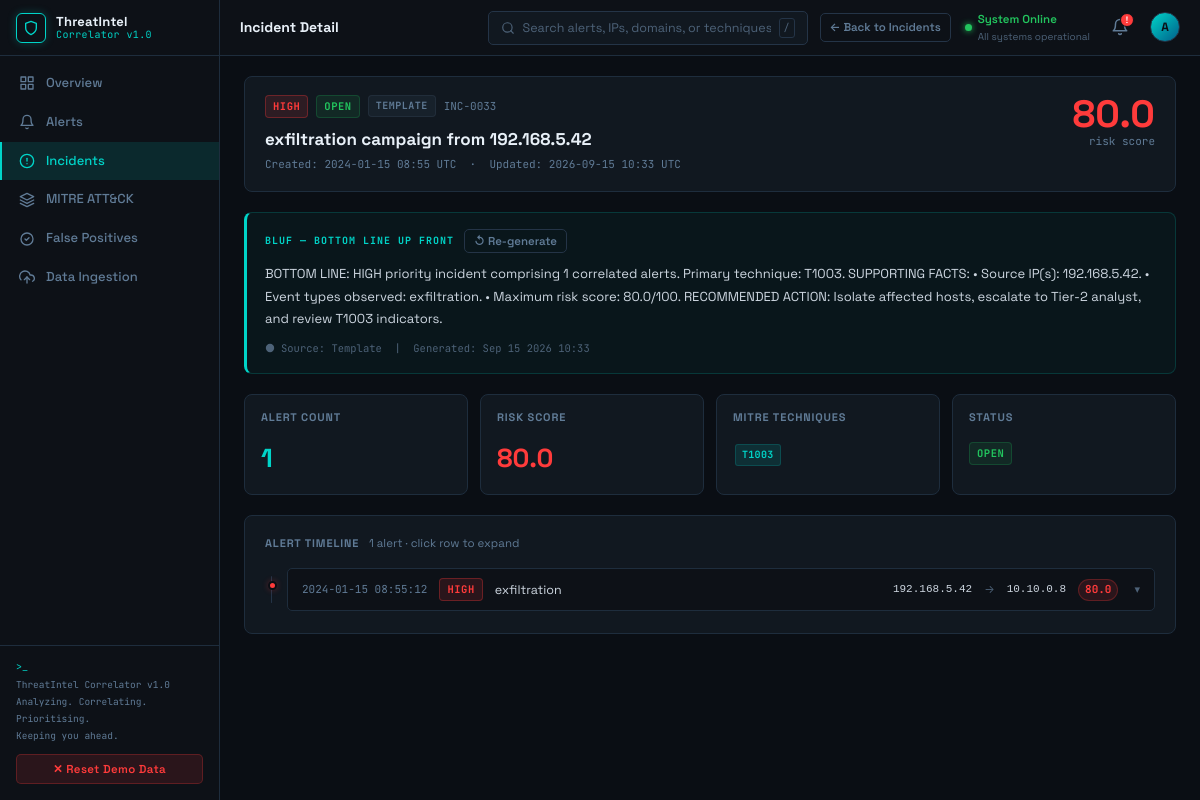
The page /incidents/33 on the database its author committed.
### app/models/incident.py (models this page shows, shortened)
class Incident(db.Model):
    __tablename__ = "incidents"
    id = db.Column(db.Integer, primary_key=True)
    title = db.Column(db.Text, nullable=True)
    priority = db.Column(db.Text, nullable=True)          # HIGH / MEDIUM / LOW
    risk_score = db.Column(db.Float, nullable=True)
    alert_count = db.Column(db.Integer, default=0)
    mitre_techniques = db.Column(db.Text, nullable=True)  # comma-separated IDs
    bluf_summary = db.Column(db.Text, nullable=True)
    bluf_source = db.Column(db.Text, nullable=True)       # "watsonx" or "template"
    status = db.Column(db.Text, default="open")           # open / investigating / closed
    created_at = db.Column(db.DateTime, default=lambda: datetime.now(timezone.utc))
    updated_at = db.Column(
        db.DateTime,
        default=lambda: datetime.now(timezone.utc),
        onupdate=lambda: datetime.now(timezone.utc),
    )
    alerts = db.relationship(
        "Alert",
        secondary="alert_incidents",
        back_populates="incidents",
        lazy="dynamic",
    )

### app/models/alert.py (models this page shows, shortened)
class Alert(db.Model):
    __tablename__ = "alerts"
    id = db.Column(db.Integer, primary_key=True)
    external_id = db.Column(db.Text, nullable=True)
    source_feed = db.Column(db.Text, nullable=True)
    timestamp = db.Column(db.DateTime, nullable=True)
    source_ip = db.Column(db.Text, nullable=True)
    dest_ip = db.Column(db.Text, nullable=True)
    event_type = db.Column(db.Text, nullable=True)
    severity_raw = db.Column(db.Text, nullable=True)
    description = db.Column(db.Text, nullable=True)
    risk_score = db.Column(db.Float, nullable=True)
    priority = db.Column(db.Text, nullable=True)          # HIGH / MEDIUM / LOW
    is_false_positive = db.Column(db.Boolean, default=False)
    fp_reason = db.Column(db.Text, nullable=True)
    mitre_technique_id = db.Column(db.Text, nullable=True)
    mitre_technique_name = db.Column(db.Text, nullable=True)
    raw_data = db.Column(db.JSON, nullable=True)
    score_breakdown = db.Column(db.JSON, nullable=True)
    created_at = db.Column(db.DateTime, default=lambda: datetime.now(timezone.utc))
    incidents = db.relationship(
        "Incident",
        secondary="alert_incidents",
        back_populates="alerts",
        lazy="dynamic",
    )

### app/routes/dashboard.py (the view)
@dashboard_bp.route("/incidents/<int:incident_id>")
def incident_detail(incident_id):
    incident = db.session.get(Incident, incident_id)
    if incident is None:
        abort(404)
    constituent_alerts = sorted(
        list(incident.alerts), key=lambda a: (a.timestamp or a.created_at or 0)
    )
    return render_template(
        "dashboard/incident_detail.html",
        incident=incident,
        constituent_alerts=constituent_alerts,
    )

### app/templates/dashboard/incident_detail.html (shortened to what this page needs)
{% extends "base.html" %}
{% block page_title %}Incident Detail{% endblock %}
{% block topbar_actions %}
  <a href="{{ url_for('dashboard.incidents') }}" class="btn btn-secondary btn-sm">← Back to Incidents</a>
{% endblock %}
{% block content %}
{% set p = (incident.priority or 'UNKNOWN')|upper %}
{% set status = incident.status or 'open' %}
<div class="card mb-5">
  <div style="display:flex;align-items:flex-start;gap:16px;flex-wrap:wrap">
    <div style="flex:1;min-width:0">
      <div style="display:flex;align-items:center;gap:8px;margin-bottom:10px;flex-wrap:wrap">
        <span class="badge badge-{{ p|lower }}">{{ p }}</span>
        <span class="badge badge-{{ 'invest' if status == 'investigating' else status }}">{{ status }}</span>
        {% if incident.bluf_source == 'watsonx' %}
          <span class="badge badge-watsonx">✦ watsonx AI</span>
        {% else %}
          <span class="badge badge-template">Template</span>
        {% endif %}
        <span class="font-mono" style="color:var(--muted2);font-size:11px">INC-{{ '%04d' | format(incident.id) }}</span>
      </div>
      <h1 style="font-size:17px;font-weight:700;color:var(--text-bright);line-height:1.3;margin-bottom:6px">
        {{ incident.title or 'Untitled Incident' }}
      </h1>
      <div class="font-mono" style="color:var(--muted2);font-size:11px">
        Created: {{ incident.created_at.strftime('%Y-%m-%d %H:%M UTC') if incident.created_at else '—' }}
        &nbsp;·&nbsp;
        Updated: {{ incident.updated_at.strftime('%Y-%m-%d %H:%M UTC') if incident.updated_at else '—' }}
      </div>
    </div>
    <div style="text-align:right;flex-shrink:0">
      <div style="font-size:38px;font-weight:900;color:var(--{{ 'high' if (incident.risk_score or 0) >= 70 else ('medium' if (incident.risk_score or 0) >= 40 else 'low') }});line-height:1;font-family:var(--font-ui)">
        {{ (incident.risk_score or 0)|round(1) }}
      </div>
      <div class="font-mono" style="color:var(--muted2);font-size:11px">risk score</div>
    </div>
  </div>
</div>
<div class="bluf-box mb-5" id="bluf-box">
  <div class="bluf-header">
    <span class="bluf-label">BLUF — Bottom Line Up Front</span>
    <button class="btn btn-secondary btn-sm" id="btn-regen-bluf" data-incident-id="{{ incident.id }}">
      ↺ Re-generate
    </button>
  </div>
  <div class="bluf-text" id="bluf-text">
    {% if incident.bluf_summary %}
      {{ incident.bluf_summary }}
    {% else %}
      <span class="text-muted">No BLUF generated yet. Click "Re-generate" to create one.</span>
    {% endif %}
  </div>
  <div class="bluf-attribution">
    {% if incident.bluf_source == 'watsonx' %}
      <svg width="10" height="10" viewBox="0 0 24 24" fill="var(--cyan)"><circle cx="12" cy="12" r="10"/></svg>
      Source: AI (watsonx)
    {% else %}
      <svg width="10" height="10" viewBox="0 0 24 24" fill="var(--muted)"><circle cx="12" cy="12" r="10"/></svg>
      Source: Template
    {% endif %}
    &nbsp;|&nbsp; Generated: {{ incident.updated_at.strftime('%b %d %Y %H:%M') if incident.updated_at else '—' }}
  </div>
</div>
<div style="display:grid;grid-template-columns:repeat(auto-fit,minmax(140px,1fr));gap:12px;margin-bottom:20px">
  <div class="card" style="padding:14px 16px">
    <div class="card-title">Alert Count</div>
    <div style="font-size:26px;font-weight:800;color:var(--cyan)">{{ incident.alert_count or 0 }}</div>
  </div>
  <div class="card" style="padding:14px 16px">
    <div class="card-title">Risk Score</div>
    <div style="font-size:26px;font-weight:800;color:var(--{{ 'high' if (incident.risk_score or 0) >= 70 else ('medium' if (incident.risk_score or 0) >= 40 else 'low') }})">
      {{ (incident.risk_score or 0)|round(1) }}
    </div>
  </div>
  <div class="card" style="padding:14px 16px">
    <div class="card-title">MITRE Techniques</div>
    <div style="padding-top:4px">
      {% if incident.mitre_techniques %}
        {% for tech in incident.mitre_techniques.split(',') %}
          {% set t = tech.strip() %}{% if t %}
          <span class="tag" style="margin:2px">{{ t }}</span>
          {% endif %}
        {% endfor %}
      {% else %}
        <span class="text-muted">None mapped</span>
      {% endif %}
    </div>
  </div>
  <div class="card" style="padding:14px 16px">
    <div class="card-title">Status</div>
    <div style="padding-top:4px">
      <span class="badge badge-{{ 'invest' if status == 'investigating' else status }}">{{ status }}</span>
    </div>
  </div>
</div>
<div class="card">
  <div class="card-title" style="margin-bottom:16px">
    Alert Timeline
    <span style="font-weight:400;color:var(--muted2);text-transform:none;letter-spacing:0;font-size:11.5px;margin-left:6px;font-family:var(--font-ui)">
      {{ constituent_alerts | length }} alert{{ 's' if constituent_alerts | length != 1 }} · click row to expand
    </span>
  </div>
  {% if constituent_alerts %}
  <div class="timeline">
    {% for alert in constituent_alerts %}
    {% set ap = (alert.priority or 'UNKNOWN')|upper %}
    <div class="timeline-item">
      <div class="timeline-dot {{ ap|lower }}"></div>
      <div style="background:var(--bg2);border:1px solid var(--border);border-radius:var(--radius-sm);margin-bottom:4px;overflow:hidden">
        <div class="row-clickable" data-target="tl-detail-{{ alert.id }}"
             style="display:flex;align-items:center;gap:12px;padding:9px 14px;cursor:pointer"
             onclick="toggleTimelineDetail('tl-detail-{{ alert.id }}')">
          <span class="font-mono" style="color:var(--muted2);white-space:nowrap;font-size:11px">
            {{ alert.timestamp.strftime('%Y-%m-%d %H:%M:%S') if alert.timestamp else '—' }}
          </span>
          <span class="badge badge-{{ ap|lower }}">{{ ap }}</span>
          <span style="flex:1;font-size:12.5px;color:var(--text)">{{ alert.event_type or '—' }}</span>
          <code style="font-size:11px">{{ alert.source_ip or '—' }}</code>
          <span class="text-muted" style="font-size:11px">→</span>
          <code style="font-size:11px">{{ alert.dest_ip or '—' }}</code>
          <span class="score-badge score-{{ 'high' if (alert.risk_score or 0) >= 70 else ('medium' if (alert.risk_score or 0) >= 40 else 'low') }}" style="font-size:11px">
            {{ (alert.risk_score or 0)|round(1) }}
          </span>
          <span class="text-muted" style="font-size:11px;margin-left:4px">▾</span>
        </div>
      </div>
    </div>
    {% endfor %}
  </div>
  {% else %}
  <p class="text-muted">No constituent alerts found.</p>
  {% endif %}
</div>
{% endblock %}

### app/static/css/main.css (style rules this page uses)
*, *::before, *::after { box-sizing: border-box; margin: 0; padding: 0; }
:root { --bg: #0a0e14; --bg2: #0d1117; --sidebar-bg: #0d1117; --card-bg: #111820; --card-bg2: #0f1621; --border: #1e2d3d; --border2: #243447; --text: #cdd6e0; --text-bright: #e8f0f8; --muted: #4d6278; --muted2: #607b96; --cyan: #00d4c8; --cyan-dim: rgba(0,212,200,0.12); --cyan-glow: rgba(0,212,200,0.25); --high: #ff3b3b; --high-dim: rgba(255,59,59,0.12); --high-glow: rgba(255,59,59,0.3); --medium: #f59e0b; --medium-dim: rgba(245,158,11,0.12); --low: #22c55e; --low-dim: rgba(34,197,94,0.10); --blue: #3b82f6; --blue-dim: rgba(59,130,246,0.12); --sidebar-w: 220px; --topbar-h: 56px; --radius: 8px; --radius-sm: 5px; --radius-lg: 12px; --transition: 0.15s ease; --font-mono: 'JetBrains Mono', 'Courier New', monospace; --font-ui: 'Space Grotesk', system-ui, -apple-system, sans-serif; }
html, body { height: 100%; background: var(--bg); color: var(--text); font-family: var(--font-ui); font-size: 13.5px; line-height: 1.6; }
a { color: var(--cyan); text-decoration: none; }
.card { background: var(--card-bg); border: 1px solid var(--border); border-radius: var(--radius); padding: 18px 20px; }
.card-title { font-size: 11px; font-weight: 700; letter-spacing: 0.08em; text-transform: uppercase; color: var(--muted2); margin-bottom: 12px; }
.badge { display: inline-block; padding: 2px 7px; border-radius: 4px; font-size: 10.5px; font-weight: 700; letter-spacing: 0.05em; text-transform: uppercase; font-family: var(--font-mono); }
.badge-high { background: var(--high-dim); color: var(--high); border: 1px solid rgba(255,59,59,0.3); }
.badge-open { background: var(--low-dim); color: var(--low); border: 1px solid rgba(34,197,94,0.2); }
.badge-template { background: rgba(77,98,120,0.12); color: var(--muted2); border: 1px solid rgba(77,98,120,0.2); font-size: 10px; }
.score-badge { display: inline-flex; align-items: center; justify-content: center; min-width: 38px; height: 22px; border-radius: 11px; font-size: 11px; font-weight: 700; font-family: var(--font-mono); padding: 0 6px; }
.score-high { background: var(--high-dim); color: var(--high); border: 1px solid rgba(255,59,59,0.25); }
.btn { display: inline-flex; align-items: center; gap: 5px; padding: 6px 13px; border-radius: var(--radius-sm); font-size: 12.5px; font-weight: 600; cursor: pointer; border: 1px solid transparent; transition: all var(--transition); text-decoration: none !important; font-family: var(--font-ui); }
.btn-secondary { background: transparent; color: var(--muted2); border-color: var(--border2); }
.btn-sm { padding: 4px 9px; font-size: 11.5px; }
.tag { display: inline-block; padding: 2px 6px; background: var(--cyan-dim); border: 1px solid rgba(0,212,200,0.18); border-radius: 3px; font-size: 10px; font-weight: 700; color: var(--cyan); letter-spacing: 0.03em; font-family: var(--font-mono); cursor: pointer; transition: background var(--transition); }
.bluf-box { background: rgba(0,212,200,0.04); border: 1px solid rgba(0,212,200,0.18); border-left: 3px solid var(--cyan); border-radius: var(--radius); padding: 16px 18px; margin-bottom: 18px; }
.bluf-header { display: flex; align-items: center; gap: 10px; margin-bottom: 10px; flex-wrap: wrap; }
.bluf-label { font-size: 10px; font-weight: 700; letter-spacing: 0.1em; text-transform: uppercase; color: var(--cyan); font-family: var(--font-mono); }
.bluf-text { font-size: 13px; line-height: 1.7; color: var(--text); }
.bluf-attribution { margin-top: 10px; font-size: 10.5px; color: var(--muted); font-family: var(--font-mono); display: flex; align-items: center; gap: 6px; }
.timeline { position: relative; padding-left: 22px; }
.timeline::before { content: ''; position: absolute; left: 6px; top: 8px; bottom: 8px; width: 1px; background: var(--border2); border-radius: 1px; }
.timeline-item { position: relative; margin-bottom: 4px; }
.timeline-dot { position: absolute; left: -19px; top: 13px; width: 9px; height: 9px; border-radius: 50%; background: var(--border2); border: 2px solid var(--bg); }
.timeline-dot.high { background: var(--high); box-shadow: 0 0 6px var(--high-glow); }
.mb-5 { margin-bottom: 20px; }
.text-muted { color: var(--muted); }
.font-mono { font-family: var(--font-mono); font-size: 12px; }

### rows shown on the page
Incident: status "OPEN", id "0033", title "exfiltration campaign from 192.168.5.42", created_at "2024-01-15 08:55 UTC", updated_at "2026-09-15 10:33 UTC", risk_score "80.0", bluf_summary "BOTTOM LINE: HIGH priority incident comprising 1 correlated alerts. Primary technique: T1003. SUPPORTING FACTS: • Source IP(s): 192.168.5.42. • Event types observed: exfiltration. • Maximum risk score: 80.0/100. RECOMMENDED ACTION: Isolate affected hosts, escalate to Tier-2 analyst, and review T1003 indicators.", updated_at "Sep 15 2026 10:33", alert_count "1", mitre_techniques "T1003"
Alert: timestamp "2024-01-15 08:55:12", priority "HIGH", event_type "exfiltration", source_ip "192.168.5.42", dest_ip "10.10.0.8", risk_score "80.0"

### other values the page prints
{{ p }} "HIGH"
{{ constituent_alerts | length }} "1"
